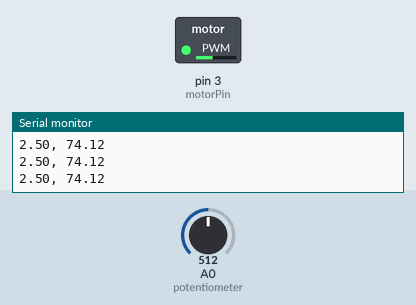
This sketch was run on a simulated Arduino Uno, built with avr-gcc and run on an emulated ATmega328P. Parts: switched loads named in the sketch (green lamp = pin HIGH), the last lines printed to the serial monitor. The test bench sets the inputs (shaded band); at power-on: A0 (potentiometer) = 512.

Above: at 1.2 s.
1.3 s: A0 (potentiometer) set to 716
At 1.8 s:
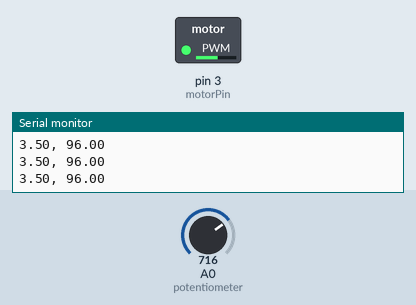
2.8 s: A0 (potentiometer) set to 122
At 4.0 s:
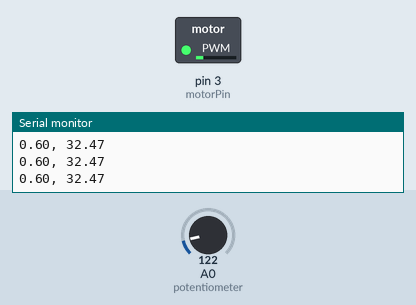
4.3 s: A0 (potentiometer) set to 511
At 4.9 s:
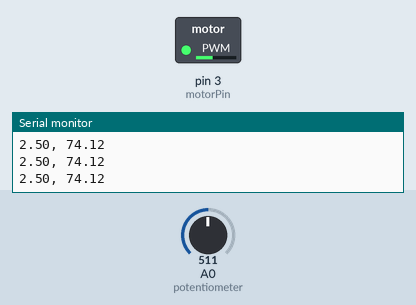
Timing chart, 0 to 7.3 s (numbered marks = the images above; inputs shaded):
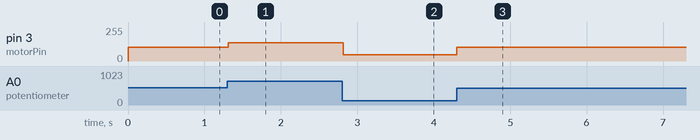

The sketch:

servo_motor_control.ino
```cpp
//included in order to pacify VSCode lol
#include <Arduino.h>

//defining pin numbers in global space
#define motorPin 3
#define potentiometer A0

//declaring variables for potentiometer position, input voltage, and servo angle
int potentiometerPosition;
float inputVoltage, servoAngle;

/*
minimum servo duty cycle; the servo doesn't actually respond under ~17% duty cycle, but 11% duty cycle
*technically* corresponds to 20 degrees.
*/
float servoLowerDutyCycle = 0.11;

//maximum servo duty cycle, given by 130/180
float servoUpperDutyCycle = 0.72;

//these are the values I'll map potentiometerPosition to
int servoLowerSignal = servoLowerDutyCycle * 255;
int servoUpperSignal = servoUpperDutyCycle * 255;

//signal to be sent to the servo motor
int motorSignal;


void setup() {
  //starting serial communication
  Serial.begin(9600);

  //setting output pin for servo input
  pinMode(motorPin, OUTPUT);

  //setting input pin for potentiometer
  pinMode(potentiometer, INPUT);
}


void loop() {
  //reading potentiometer value
  potentiometerPosition = analogRead(potentiometer);

  //mapping potentiometerPosition values to upper and lower motorSignal bounds
  motorSignal = map(potentiometerPosition, 0, 1023, servoLowerSignal, servoUpperSignal);

  //sending motorSignal to the servo in order to move it
  analogWrite(motorPin, motorSignal);

  //calculating input voltage from analog signal
  inputVoltage = potentiometerPosition * (5.0/1023.0);

  //calculating servo angle from Angle/PWM Signal ratio
  servoAngle = motorSignal * (180.0/255.0);

  //printing needed table values
  Serial.print(inputVoltage);
  Serial.print(", ");
  Serial.println(servoAngle);
}
```

Measured:
- after the input at 1.3 s, pin 3 (motorPin): 105/255 → 136/255 at once
- after the input at 2.8 s, pin 3 (motorPin): 136/255 → 46/255 at once
- after the input at 4.3 s, pin 3 (motorPin): 46/255 → 105/255 at once
